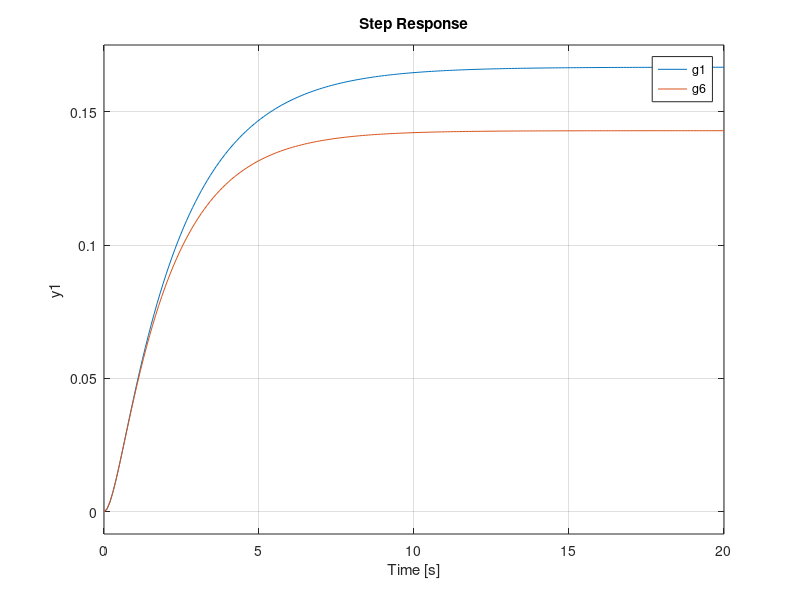

Here is the MATLAB script that generated this plot:
clc; clear; close all;

m1 = 4;
k1 = 2;
b1 = 8;
m2 = 2;
k2 = 4;
b2 = 7;

g1 = tf(1, [m1 (b1+b2) (k1+k2)]);
g2 = tf(-1, [b2 k2]);
g3 = g2;
g4 = tf(1, [m2 b2 k2]);

% step(g1,g2,g4)

g5 = parallel(g1,g3)
series(g1,g2)
g6 = feedback(g1,1)
step(g1,g6)